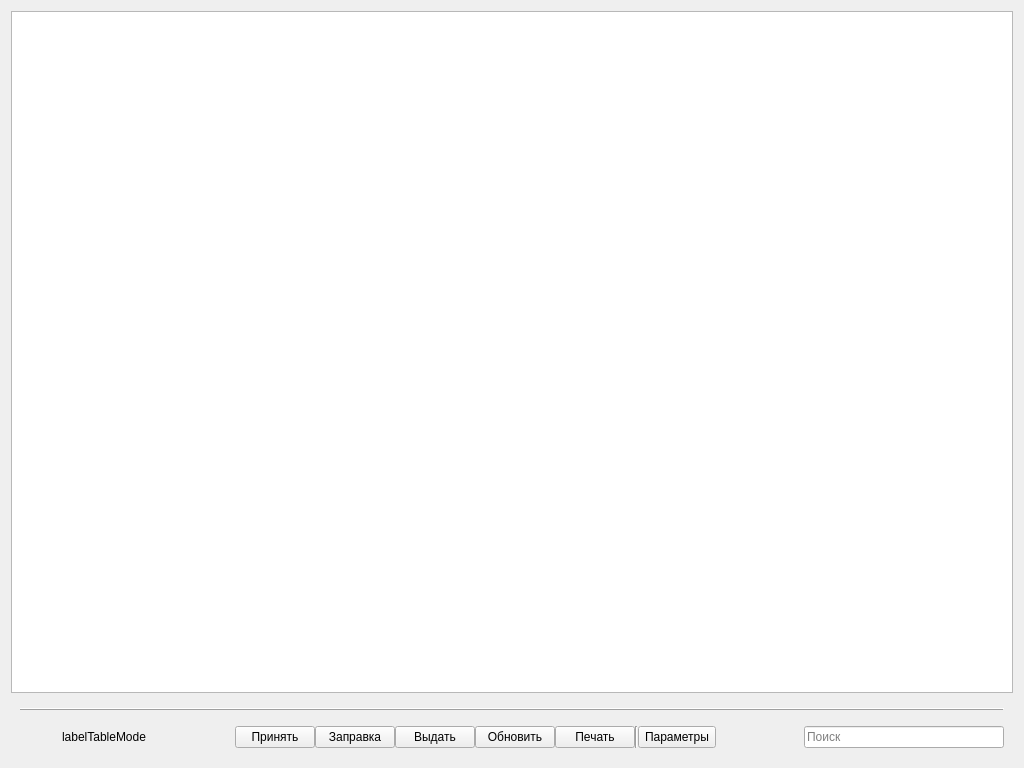
<?xml version="1.0" encoding="UTF-8"?>
<ui version="4.0">
 <class>tabRepairs</class>
 <widget class="QWidget" name="tabRepairs">
  <property name="geometry">
   <rect>
    <x>0</x>
    <y>0</y>
    <width>1024</width>
    <height>768</height>
   </rect>
  </property>
  <property name="windowTitle">
   <string>Form</string>
  </property>
  <layout class="QGridLayout" name="gridLayout_2">
   <item row="0" column="0">
    <layout class="QGridLayout" name="gridLayout" rowstretch="1,0">
     <property name="sizeConstraint">
      <enum>QLayout::SetMaximumSize</enum>
     </property>
     <item row="0" column="0">
      <layout class="QGridLayout" name="gridLayout_4" columnstretch="0">
       <property name="sizeConstraint">
        <enum>QLayout::SetMaximumSize</enum>
       </property>
       <item row="0" column="0">
        <widget class="STableViewRepairs" name="tableView">
         <property name="selectionBehavior">
          <enum>QAbstractItemView::SelectRows</enum>
         </property>
         <property name="verticalScrollMode">
          <enum>QAbstractItemView::ScrollPerPixel</enum>
         </property>
         <property name="sortingEnabled">
          <bool>true</bool>
         </property>
         <property name="wordWrap">
          <bool>false</bool>
         </property>
         <attribute name="verticalHeaderVisible">
          <bool>false</bool>
         </attribute>
        </widget>
       </item>
      </layout>
     </item>
     <item row="1" column="0">
      <widget class="QWidget" name="botToolbar" native="true">
       <property name="minimumSize">
        <size>
         <width>0</width>
         <height>50</height>
        </size>
       </property>
       <property name="contextMenuPolicy">
        <enum>Qt::NoContextMenu</enum>
       </property>
       <layout class="QGridLayout" name="gridLayout_5">
        <property name="verticalSpacing">
         <number>15</number>
        </property>
        <item row="1" column="0">
         <layout class="QGridLayout" name="gridLayout_3" columnstretch="0,1,0,1,0" columnminimumwidth="0,0,0,0,200">
          <item row="0" column="0">
           <layout class="QGridLayout" name="LeftGridLayout_2" columnstretch="0,0">
            <property name="sizeConstraint">
             <enum>QLayout::SetFixedSize</enum>
            </property>
            <item row="0" column="0">
             <widget class="QPushButton" name="switchTableMode">
              <property name="toolTip">
               <string>Сохранять список работ и деталей после каждого изменения</string>
              </property>
              <property name="styleSheet">
               <string notr="true">QPushButton{ background-color: rgba(255, 255, 255, 0); border: none;}
QPushButton:checked{ background-color: rgba(255, 255, 255, 0); border: none;}
</string>
              </property>
              <property name="text">
               <string notr="true"/>
              </property>
              <property name="icon">
               <iconset resource="styles/styles.qrc">
                <normaloff>:/icons/light/mode_sw_left.png</normaloff>
                <normalon>:/icons/light/mode_sw_right.png</normalon>:/icons/light/mode_sw_left.png</iconset>
              </property>
              <property name="iconSize">
               <size>
                <width>30</width>
                <height>20</height>
               </size>
              </property>
              <property name="checkable">
               <bool>true</bool>
              </property>
              <property name="checked">
               <bool>false</bool>
              </property>
              <property name="flat">
               <bool>false</bool>
              </property>
             </widget>
            </item>
            <item row="0" column="1">
             <widget class="QLabel" name="labelTableMode">
              <property name="text">
               <string>labelTableMode</string>
              </property>
              <property name="alignment">
               <set>Qt::AlignLeading|Qt::AlignLeft|Qt::AlignVCenter</set>
              </property>
              <property name="indent">
               <number>10</number>
              </property>
             </widget>
            </item>
           </layout>
          </item>
          <item row="0" column="2">
           <layout class="QGridLayout" name="CentralGridLayout_2">
            <item row="0" column="0">
             <widget class="QPushButton" name="pushButtonReceipt">
              <property name="text">
               <string>Принять</string>
              </property>
             </widget>
            </item>
            <item row="0" column="6">
             <widget class="QToolButton" name="pushButtonMenu">
              <property name="sizePolicy">
               <sizepolicy hsizetype="Preferred" vsizetype="Preferred">
                <horstretch>0</horstretch>
                <verstretch>0</verstretch>
               </sizepolicy>
              </property>
              <property name="text">
               <string>Параметры</string>
              </property>
              <property name="popupMode">
               <enum>QToolButton::InstantPopup</enum>
              </property>
              <property name="toolButtonStyle">
               <enum>Qt::ToolButtonTextOnly</enum>
              </property>
             </widget>
            </item>
            <item row="0" column="5">
             <widget class="Line" name="line">
              <property name="orientation">
               <enum>Qt::Vertical</enum>
              </property>
             </widget>
            </item>
            <item row="0" column="1">
             <widget class="QPushButton" name="pushButtonRefill">
              <property name="text">
               <string>Заправка</string>
              </property>
             </widget>
            </item>
            <item row="0" column="3">
             <widget class="QPushButton" name="pushButtonRefresh">
              <property name="enabled">
               <bool>true</bool>
              </property>
              <property name="text">
               <string>Обновить</string>
              </property>
             </widget>
            </item>
            <item row="0" column="4">
             <widget class="QPushButton" name="pushButtonPrint">
              <property name="enabled">
               <bool>true</bool>
              </property>
              <property name="text">
               <string>Печать</string>
              </property>
             </widget>
            </item>
            <item row="0" column="2">
             <widget class="QPushButton" name="pushButtonIssue">
              <property name="text">
               <string>Выдать</string>
              </property>
             </widget>
            </item>
           </layout>
          </item>
          <item row="0" column="1">
           <spacer name="horizontalSpacer_1">
            <property name="orientation">
             <enum>Qt::Horizontal</enum>
            </property>
            <property name="sizeType">
             <enum>QSizePolicy::MinimumExpanding</enum>
            </property>
            <property name="sizeHint" stdset="0">
             <size>
              <width>70</width>
              <height>20</height>
             </size>
            </property>
           </spacer>
          </item>
          <item row="0" column="3">
           <spacer name="horizontalSpacer_2">
            <property name="orientation">
             <enum>Qt::Horizontal</enum>
            </property>
            <property name="sizeType">
             <enum>QSizePolicy::Expanding</enum>
            </property>
            <property name="sizeHint" stdset="0">
             <size>
              <width>70</width>
              <height>20</height>
             </size>
            </property>
           </spacer>
          </item>
          <item row="0" column="4">
           <layout class="QGridLayout" name="RightGridLayout_2">
            <property name="sizeConstraint">
             <enum>QLayout::SetFixedSize</enum>
            </property>
            <item row="0" column="0">
             <widget class="QLineEdit" name="lineEditSearch">
              <property name="placeholderText">
               <string>Поиск</string>
              </property>
              <property name="clearButtonEnabled">
               <bool>true</bool>
              </property>
             </widget>
            </item>
           </layout>
          </item>
         </layout>
        </item>
        <item row="0" column="0">
         <widget class="QFrame" name="frame">
          <property name="frameShape">
           <enum>QFrame::HLine</enum>
          </property>
          <property name="frameShadow">
           <enum>QFrame::Raised</enum>
          </property>
         </widget>
        </item>
       </layout>
      </widget>
     </item>
    </layout>
   </item>
  </layout>
 </widget>
 <customwidgets>
  <customwidget>
   <class>STableViewRepairs</class>
   <extends>QTableView</extends>
   <header location="global">widgets/stableviewrepairs.h</header>
  </customwidget>
 </customwidgets>
 <tabstops>
  <tabstop>pushButtonMenu</tabstop>
  <tabstop>pushButtonRefresh</tabstop>
 </tabstops>
 <resources>
  <include location="styles/styles.qrc"/>
 </resources>
 <connections>
  <connection>
   <sender>lineEditSearch</sender>
   <signal>textChanged(QString)</signal>
   <receiver>tabRepairs</receiver>
   <slot>lineEditSearchTextChanged(QString)</slot>
   <hints>
    <hint type="sourcelabel">
     <x>860</x>
     <y>732</y>
    </hint>
    <hint type="destinationlabel">
     <x>1020</x>
     <y>723</y>
    </hint>
   </hints>
  </connection>
  <connection>
   <sender>lineEditSearch</sender>
   <signal>returnPressed()</signal>
   <receiver>tabRepairs</receiver>
   <slot>lineEditSearchReturnPressed()</slot>
   <hints>
    <hint type="sourcelabel">
     <x>893</x>
     <y>733</y>
    </hint>
    <hint type="destinationlabel">
     <x>1022</x>
     <y>707</y>
    </hint>
   </hints>
  </connection>
  <connection>
   <sender>tableView</sender>
   <signal>doubleClicked(QModelIndex)</signal>
   <receiver>tabRepairs</receiver>
   <slot>tableItemDoubleClick(QModelIndex)</slot>
   <hints>
    <hint type="sourcelabel">
     <x>344</x>
     <y>96</y>
    </hint>
    <hint type="destinationlabel">
     <x>353</x>
     <y>2</y>
    </hint>
   </hints>
  </connection>
  <connection>
   <sender>pushButtonRefresh</sender>
   <signal>clicked()</signal>
   <receiver>tabRepairs</receiver>
   <slot>refreshTable()</slot>
   <hints>
    <hint type="sourcelabel">
     <x>469</x>
     <y>742</y>
    </hint>
    <hint type="destinationlabel">
     <x>4</x>
     <y>713</y>
    </hint>
   </hints>
  </connection>
  <connection>
   <sender>switchTableMode</sender>
   <signal>toggled(bool)</signal>
   <receiver>tabRepairs</receiver>
   <slot>tableModeChanged(bool)</slot>
   <hints>
    <hint type="sourcelabel">
     <x>31</x>
     <y>735</y>
    </hint>
    <hint type="destinationlabel">
     <x>3</x>
     <y>752</y>
    </hint>
   </hints>
  </connection>
 </connections>
 <slots>
  <slot>changeClientType()</slot>
  <slot>enableLineEditPrevRepair()</slot>
  <slot>changeDeviceType()</slot>
  <slot>changeDeviceMaker()</slot>
  <slot>buttonSelectExistingClientHandler()</slot>
  <slot>clearClientCreds()</slot>
  <slot>showClientsMatch()</slot>
  <slot>showLineEditPrevRepair()</slot>
  <slot>lineEditPrevRepairButtonsHandler(int)</slot>
  <slot>tableItemDoubleClick(QTableWidgetItem*)</slot>
  <slot>lineEditSearchTextChanged(QString)</slot>
  <slot>lineEditSearchReturnPressed()</slot>
  <slot>tableItemDoubleClick(QModelIndex)</slot>
  <slot>refreshTable()</slot>
  <slot>tableModeChanged(bool)</slot>
 </slots>
</ui>
